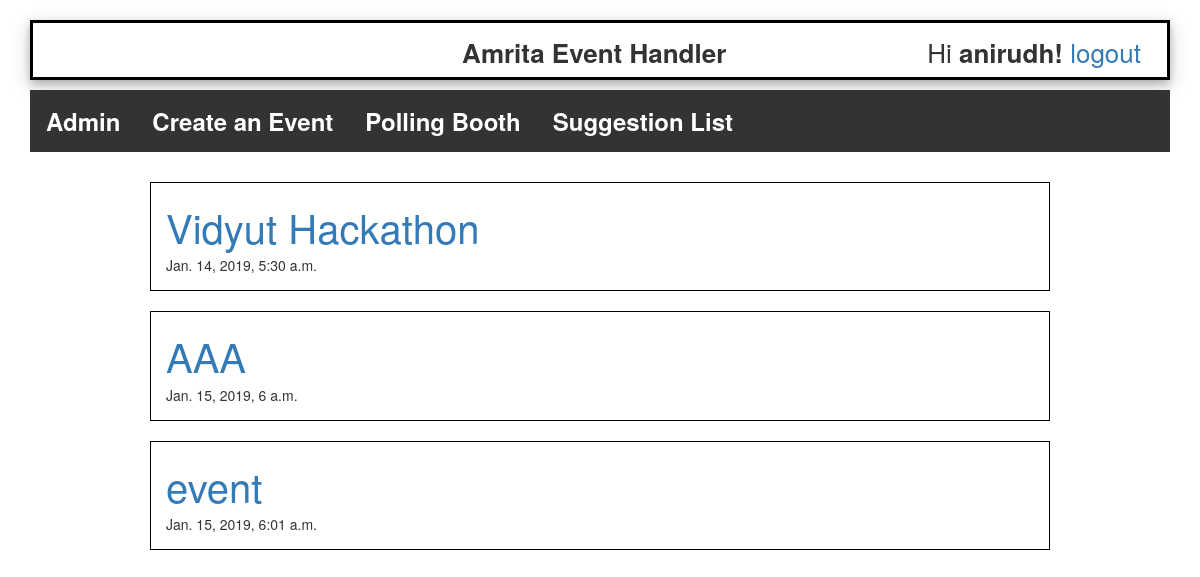
Page /dashboard/ (signed in) on the committed database.
### accounts/models.py (models this page shows)
class CustomUser(AbstractUser):
    email = models.EmailField(unique=True)
    year = models.PositiveIntegerField(null=True, blank=True)

### administrator/models.py (models this page shows, shortened)
class EventDetails(models.Model):
    name = models.CharField(max_length=200)
    description = models.TextField()
    venue = models.CharField(max_length=200)
    event_date = models.DateTimeField(default=timezone.now())
    fee = models.FloatField(default=0)
    last_date = models.DateTimeField(default=timezone.now())

### administrator/views.py (the view)
# urls.py: path('dashboard/', DashboardView.as_view(), name='dashboard'),
class DashboardView(LoginRequiredMixin, ListView):
    login_url = 'login'
    model = EventDetails
    template_name = 'dashboard.html'
    context_object_name = 'events_list'

### templates/dashboard.html (shortened to what this page needs)
{% extends 'base.html' %}
{% block content %}
<center>
    <div class="nav">
        <ul>
            {% if user.is_staff %}
            <li><a href="{% url 'admin_interface' %}"><b>Admin</b></a></li>
            <li><a href="{% url 'admin_interface' %}"><b>Create an Event</b></a></li>
            <li><a href="{% url 'admin_interface' %}"><b>Polling Booth</b></a></li>
            <li><a href="{% url 'suggestedEventList' %}"><b>Suggestion List</b></a></li>
            {% else %}
            <li><a href="{% url 'suggestevent' %}"><b>Suggest an Event</b></a></li>
            <li><a href="{% url 'admin_interface' %}"><b>Polling Booth</b></a></li>
            {% endif %}
    </div>
</center>
{% for event in events_list %}
<center>
    <div class="events" align="left">
        <a class="Heading" href="{% url 'event_detail' event.pk %}">{{ event.name }}</a><br>
        {{ event.event_date }}
</center>
{% endfor %}
{% endblock %}

### templates/base.html (shortened to what this page needs)
{% load static %}
<!DOCTYPE html>
<html>
<head>
    <link href="{% static 'css/base.css' %}" rel="stylesheet">
    <link rel="stylesheet" href="https://maxcdn.bootstrapcdn.com/bootstrap/3.3.7/css/bootstrap.min.css">
</head>
<body>
    <main>
        <div>
            {% if user.is_authenticated %}
            <center>
                <div class="banner">
                    <b>Amrita Event Handler</b>
                    <div class="UserLog">
                        Hi <b>{{ user.username }}!</b>
                        <a href="{% url 'logout' %}">logout&emsp;</a>
                    </div>
                </div>
            </center>
            {% endif %}
        </div>
        {% block content %}
        {% endblock %}
    </main>
</body>
</html>

### static/css/base.css (style rules this page uses)
.banner { border: 3px solid black; padding-top: 10px; text-align: center; width: 95%; margin-top: 20px; height: 60px; font-size: 26px; box-shadow: 0 4px 8px 0 rgba(0, 0, 0, 0.2), 0 6px 20px 0 rgba(0, 0, 0, 0.19); }
.UserLog { float: right; }
.nav { margin-top: 10px; width: 95%; font-size: 24px; }
ul { list-style-type: none; margin: 0; padding: 0; overflow: hidden; background-color: #333; }
li { float: left; }
li a { display: block; color: white; text-align: center; padding: 14px 16px; text-decoration: none; }
.events { width: 75%; height: 11 0px; margin-top: 20px; border: 1px solid black; padding: 15px 15px 15px 15px; }
.Heading { font-size: 40px; }

### rows in the picture
CustomUser: username "anirudh"
EventDetails: name "Vidyut Hackathon", event_date "Jan. 14, 2019, 5:30 a.m."
EventDetails: name "AAA", event_date "Jan. 15, 2019, 6 a.m."
EventDetails: name "event", event_date "Jan. 15, 2019, 6:01 a.m."
